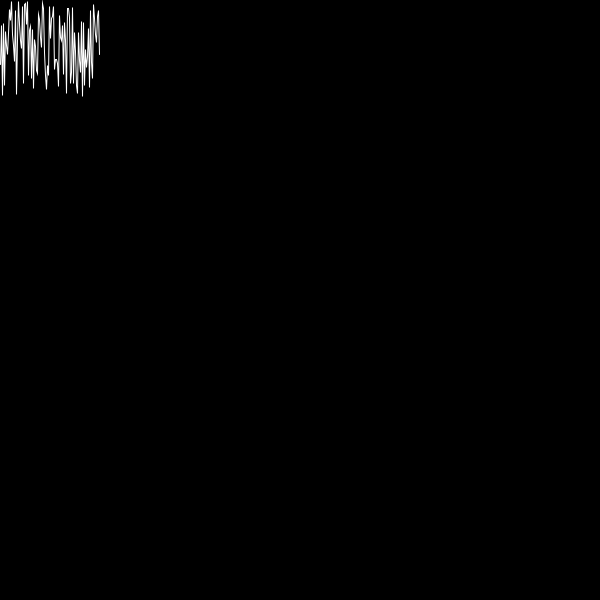
Frame 1 (no input)
Frame 60 (the mouse pressed at the canvas centre just before this capture): identical to frame 1, image omitted
Frame 120 (the mouse held since frame 60 and released just before this capture): identical to frame 1, image omitted

The Processing sketch that drew this single still picture (run headless with seeded random() and noise(); from frame 60 on, the mouse is pressed at the canvas centre):

// Processing sketch: data_01_02B
// ── data_01_02B.pde

float val[];

void setup() {
  size(600,600);
  
  val=new float[100];
  for(int i=0; i<val.length; i++) {
    val[i]=random(100);
  }
  
}

void draw() {
  background(0);
  
  noFill();
  stroke(255);
  
  beginShape();
  for(int i=0; i<val.length; i++) {
    vertex(i,val[i]);
  }
  endShape();
  
}
